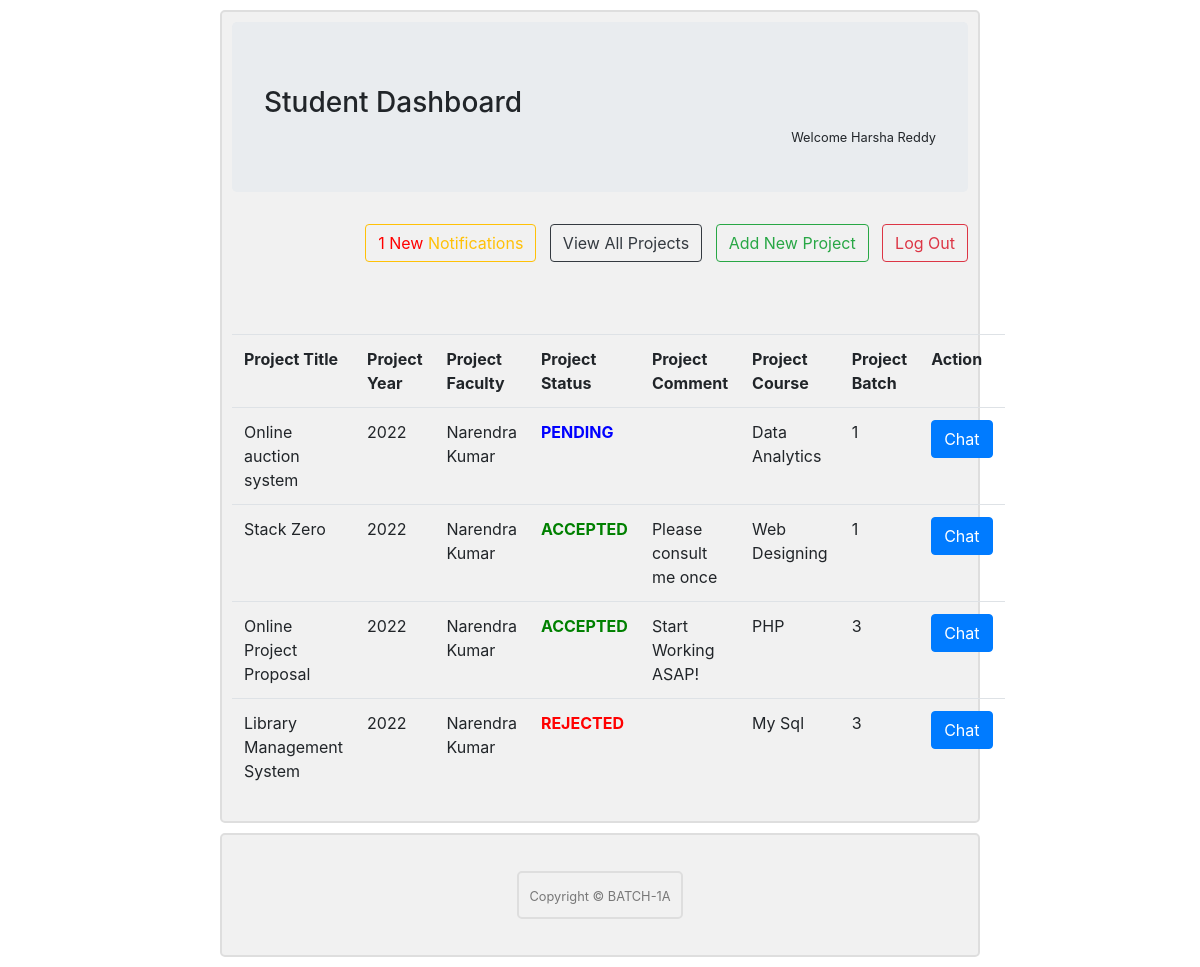
Screenshot of /student/ (signed in) with the database file from the repository.
### tables this page shows
CREATE TABLE student_record (
  student_ID int NOT NULL AUTO_INCREMENT,
  student_EMAIL varchar(50) NOT NULL,
  student_FIRST_NAME varchar(50) NOT NULL,
  student_LAST_NAME varchar(50) NOT NULL,
  student_PASSWORD varchar(50) NOT NULL,
  status tinyint(1) NOT NULL DEFAULT 0,
   PRIMARY KEY(student_ID)
);

CREATE TABLE project_record (
  project_ID int NOT NULL AUTO_INCREMENT,
  student_ID int NOT NULL,
  faculty_ID int NOT NULL,
  project_TITLE varchar(50) NOT NULL,
  project_YEAR int NOT NULL,
  project_PROFESSOR varchar(50) DEFAULT NULL,
  project_BATCH int NOT NULL,
  project_COURSE varchar(50) NOT NULL,
  project_COMMENT varchar(500) DEFAULT NULL,
  project_STATUS tinyint(1) NOT NULL DEFAULT 0,
  project_file varchar(100) NOT NULL,
   PRIMARY KEY(project_ID)
);

CREATE TABLE faculty_record (
  faculty_ID int NOT NULL AUTO_INCREMENT,
  faculty_FIRST_NAME varchar(50) NOT NULL,
  faculty_LAST_NAME varchar(50) NOT NULL,
  faculty_EMAIL varchar(50) NOT NULL,
  faculty_DEPT varchar(30) NOT NULL,
  faculty_PASSWORD varchar(50) NOT NULL,
   PRIMARY KEY(faculty_ID)
);

### student/index.php (the view, shortened to what this page needs)
<?php
    require_once('../server/connection.php');
    $stID = $_SESSION['id'];
    $sql = "SELECT student_FIRST_NAME , student_LAST_NAME FROM student_record WHERE student_ID = ${stID}";
    $result = $conn->query($sql);
    $data = $result->fetch_assoc();
    $studentName = $data['student_FIRST_NAME'] . " " . $data['student_LAST_NAME'] ;
?>
<!DOCTYPE html>
<html lang="en">
<head>
    <link rel="stylesheet" href="../css/bootstrap.css">
    <link rel="stylesheet" href="style.css">
</head>
<body>
    <div class="container container-fluid">
        <div class="jumbotron">
            <h3 class='center'>Student Dashboard</h3>
            <small class="right"><?php echo "Welcome " . $studentName ?></small>
        </div>
        <nav class="right">
            <form action="#" method="post">
                <?php
                    $sql="SELECT * FROM project_notification WHERE student_id = ${stID} AND seen = 0";
                    $result = $conn->query($sql);
                    $rows = $result->num_rows;
                    echo "<a href='./notification_screen.php' class='btn btn-outline-warning'>";
                    if($rows>=1){
                        $count = 0;
                        while($result->fetch_assoc()){$count+=1;}
                        echo "<font color='red'>".$count." New </font> ";
                    }
                    echo "Notifications</a>";
                ?>
                <a href="./all.php" class="btn btn-outline-dark">View All Projects</a>
                <a href="./propose.php" class="btn btn-outline-success">Add New Project</a>
                <input type="submit" value="Log Out" class="btn btn-outline-danger" name="logout">
            </form><br><br><br>
        </nav>
        <table class="table">
            <tr>
                <th>Project Title</th>
                <th>Project Year</th>
                <th>Project Faculty</th>
                <th>Project Status</th>
                <th>Project Comment</th>
                <th>Project Course</th>
                <th>Project Batch</th>
                <th>Action</th>
            </tr>
            <?php
                $sql = "SELECT * FROM project_record WHERE student_ID = ${stID}";
                $result = $conn->query($sql);
                $rows = $result->num_rows;
                if($rows >= 1){
                    while($data = $result->fetch_assoc()){
                        $title = $data['project_TITLE'];
                        $year = $data['project_YEAR'];
                        $facultyID = $data['faculty_ID'];
                        $status = $data['project_STATUS'];
                        $comment = $data['project_COMMENT'];
                        $course = $data['project_COURSE'];
                        $batch = $data['project_BATCH'];
                        echo"
                        <tr>
                            <td>${title}</td>
                            <td>${year}</td>
                        ";
                        $sql1 = "SELECT faculty_FIRST_NAME , faculty_LAST_NAME FROM faculty_record WHERE faculty_ID = ${facultyID}";
                        $result1 = $conn->query($sql1);
                        $data1 = $result1->fetch_assoc();
                        $facultyNAME = $data1['faculty_FIRST_NAME'] . ' ' . $data1['faculty_LAST_NAME'];
                        echo"
                            <td>${facultyNAME}</td>
                        ";
                        if($status == 0){
                            echo "<td><font color='blue'><strong>PENDING</strong></font></td>";
                        }elseif($status == 1){
                            echo "<td><font color='green'><strong>ACCEPTED</strong></font></td>";
                        }else{
                            echo "<td><font color='red'><strong>REJECTED</strong></font></td>";
                        }
                        echo"
                            <td>${comment}</td>
                            <td>${course}</td>
                            <td>${batch}</td>
                            <td><a href='./../chat/index.php?facultyID=${facultyID}&stdID=${stID}' class='btn btn-primary'>Chat</a></td>
                        </tr>
                        ";
                    }
                }else{
                    echo '<br><br><br><br><tr><td colspan="9"><div class="alert alert-danger center" role="alert" >You Have No Project</div></td></tr>';
                }
            ?>
        </table>
    </div>
    <div class="container text-center">
        <div class="row justify-content-center">
            <footer id="sticky-footer" class="flex-shrink-0 py-3 text-black-50">
                <div class="container text-center">
                    <small>Copyright &copy; BATCH-1A</small>
                </div>
            </footer>
        </div>
     </div>
</body>
</html>

### chat/style.css (style rules this page uses)
body { margin: 0 auto; max-width: 800px; padding: 0 20px; }
.container { border: 2px solid #dedede; background-color: #f1f1f1; border-radius: 5px; padding: 10px; margin: 10px 0; }
.container::after { content: ""; clear: both; display: table; }
.right { float: right; }

### rows the page displays
student_record: studentName "Harsha Reddy"
project_record: project_TITLE "Online auction system", project_YEAR "2022", faculty_ID.faculty_LAST_NAME "Narendra Kumar", project_STATUS "PENDING", project_COURSE "Data Analytics", project_BATCH "1"
project_record: project_TITLE "Stack Zero", project_YEAR "2022", faculty_ID.faculty_LAST_NAME "Narendra Kumar", project_STATUS "ACCEPTED", project_COMMENT "Please consult me once", project_COURSE "Web Designing", project_BATCH "1"
project_record: project_TITLE "Online Project Proposal", project_YEAR "2022", faculty_ID.faculty_LAST_NAME "Narendra Kumar", project_STATUS "ACCEPTED", project_COMMENT "Start Working ASAP!", project_COURSE "PHP", project_BATCH "3"
project_record: project_TITLE "Library Management System", project_YEAR "2022", faculty_ID.faculty_LAST_NAME "Narendra Kumar", project_STATUS "REJECTED", project_COURSE "My Sql", project_BATCH "3"

### other values shown
$count "1"
